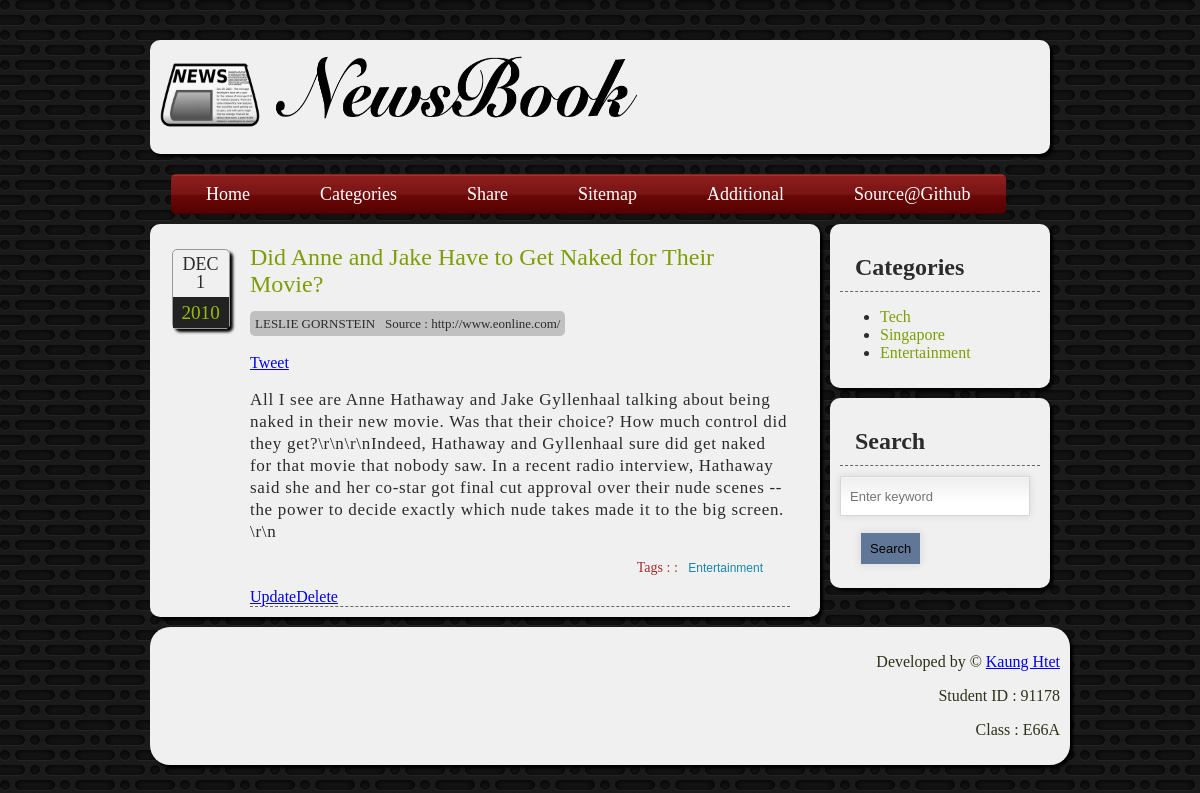
The app's page /detail.php?id=7 with its own data.
### tables this page shows
CREATE TABLE `article` (
  `id` int(11) unsigned NOT NULL AUTO_INCREMENT,
  `headline` varchar(255) DEFAULT NULL,
  `category` varchar(255) DEFAULT NULL,
  `writer` varchar(255) DEFAULT NULL,
  `source` varchar(255) DEFAULT NULL,
  `story` text,
  `date_submitted` varchar(255) DEFAULT NULL,
  PRIMARY KEY (`id`)
);

### redbean/rb127.php (called while the page is built, shortened)
<?php
class RedBean_Driver_PDO implements RedBean_Driver {
	private $dsn;
	private $pdo;
	private $connectInfo = array();
	private $isConnected = false;
	public function __construct($dsn, $user, $pass) {
		$this->dsn = $dsn;
		$this->connectInfo = array( "pass"=>$pass, "user"=>$user );
	}
	public function connect() {
		if ($this->isConnected) return;
		$user = $this->connectInfo["user"];
		$pass = $this->connectInfo["pass"];
		$this->pdo = new PDO(
				  $this->dsn,
				  $user,
				  $pass,
				  array(1002 => 'SET NAMES utf8',
							 PDO::ATTR_ERRMODE => PDO::ERRMODE_EXCEPTION,
							 PDO::ATTR_DEFAULT_FETCH_MODE => PDO::FETCH_ASSOC,
				  )
		);
		$this->isConnected = true;
	}
	public function GetAll( $sql, $aValues=array() ) {
		try {
			if (strpos("pgsql",$this->dsn)===0) {
				$s = $this->pdo->prepare($sql, array(PDO::PGSQL_ATTR_DISABLE_NATIVE_PREPARED_STATEMENT => true));
			}
			else {
				$s = $this->pdo->prepare($sql);
			}
			$s->execute($aValues);
			$this->rs = $s->fetchAll();
			$rows = $this->rs;
		}catch(PDOException $e) {
			if (version_compare(PHP_VERSION, '5.3.0', '<')) {
				$x = new RedBean_Exception_SQL( $e->getMessage(), 0);
			}
			else {
				$x = new RedBean_Exception_SQL( $e->getMessage(), 0, $e );
			}
			$x->setSQLState( $e->getCode() );
			throw $x;
		}
		return $rows;
	}
	public function getDatabaseType() {
		return $this->pdo->getAttribute(PDO::ATTR_DRIVER_NAME);
	}
	public function getDatabaseVersion() {
		return $this->pdo->getAttribute(PDO::ATTR_CLIENT_VERSION);
	}
}
class RedBean_OODBBean implements IteratorAggregate {
	private $properties = array();
	private $__info = NULL;
	public function getIterator() {
		return new ArrayIterator($this->properties);
	}
	public function __isset( $property ) {
		return (isset($this->properties[$property]));
	}
	public function __set( $property, $value ) {
		$this->properties[$property] = $value;
	}
	public function getMeta( $path, $default = NULL) {
		$ref = $this->__info;
		$parts = explode(".", $path);
		foreach($parts as $part) {
			if (isset($ref[$part])) {
				$ref = $ref[$part];
			}
			else {
				return $default;
			}
		}
		return $ref;
	}
	public function setMeta( $path, $value ) {
		$ref = &$this->__info;
		$parts = explode(".", $path);
		$lastpart = array_pop( $parts );
	}
}
class RedBean_Adapter_DBAdapter extends RedBean_Observable implements RedBean_Adapter {
	private $db = null;
	public function __construct($database) {
		$this->db = $database;
	}
	public function get( $sql, $aValues = array() ) {
		return $this->db->GetAll( $sql,$aValues );
	}
	public function getDatabase() {
		return $this->db;
	}
}
class RedBean_QueryWriter_MySQL implements RedBean_QueryWriter {
	protected $idfield = "id";
	public function getIDField( $type ) {
		return  $this->idfield;
	}
}
class RedBean_OODB extends RedBean_Observable implements RedBean_ObjectDatabase {
	private $stash = NULL;
	private $writer;
	private $isFrozen = false;
	public function __construct( RedBean_QueryWriter $writer ) {
		$this->writer = $writer;
	}
	public function isFrozen() {
		return (bool) $this->isFrozen;
	}
	public function dispense($type ) {
		$bean = new RedBean_OODBBean();
		$bean->setMeta("type", $type );
		$idfield = $this->writer->getIDField($bean->getMeta("type"));
		$bean->setMeta("sys.idfield",$idfield);
		$bean->$idfield = 0;
		$bean->setMeta("tainted",false);
		return $bean;
	}
	public function check( RedBean_OODBBean $bean ) {
		$pattern = '/[^abcdefghijklmnopqrstuvwxyzABCDEFGHIJKLMNOPQRSTUVWXYZ0123456789_]/';
	}
	public function load($type, $id) {
		$id = intval( $id );
		$bean = $this->dispense( $type );
		if ($this->stash && isset($this->stash[$id])) {
			$row = $this->stash[$id];
		}
		foreach($row as $p=>$v) {
			$bean->$p = $v;
		}
		$bean->setMeta("tainted",false);
		return $bean;
	}
	public function convertToBeans($type, $rows) {
		$collection = array();
		$this->stash = array();
		foreach($rows as $row) {
			$id = $row[$this->writer->getIDField($type)];
			$this->stash[$id] = $row;
			$collection[ $id ] = $this->load( $type, $id );
		}
		$this->stash = NULL;
		return $collection;
	}
}
class RedBean_ToolBox {
	private $oodb;
	private $writer;
	private $adapter;
	public function __construct( RedBean_OODB $oodb, RedBean_Adapter $adapter, RedBean_QueryWriter $writer ) {
		$this->oodb = $oodb;
		$this->adapter = $adapter;
		$this->writer = $writer;
		return $this;
	}
	public function getWriter() {
		return $this->writer;
	}
	public function getRedBean() {
		return $this->oodb;
	}
	public function getDatabaseAdapter() {
		return $this->adapter;
	}
}
class RedBean_CompatManager {
	protected $supportedSystems = array();
	public function scanToolBox( RedBean_ToolBox $toolbox ) {
		$brand = strtolower(trim($toolbox->getDatabaseAdapter()->getDatabase()->getDatabaseType()));
		$version = $toolbox->getDatabaseAdapter()->getDatabase()->getDatabaseVersion();
		if (!is_numeric($version)) {
			$version = 999;
		}
		if (isset($this->supportedSystems[$brand])
				  && ((float)$this->supportedSystems[$brand] <= (float) $version)
		) {
			return true;
		}
	}
	public static function scanDirect( RedBean_ToolBox $toolbox, $list = array() ) {
		$compat = new RedBean_CompatManager();
		$compat->supportedSystems = $list;
		return $compat->scanToolBox($toolbox);
	}
}
class RedBean_Setup {
	private static $toolbox = NULL;
	public static function kickstart( $dsn, $username, $password, $frozen=false ) {
		$pdo = new RedBean_Driver_PDO( $dsn,$username,$password );
		$adapter = new RedBean_Adapter_DBAdapter( $pdo );
		if (strpos($dsn,"pgsql")===0) {
			$writer = new RedBean_QueryWriter_PostgreSQL( $adapter, $frozen );
		}
		else if (strpos($dsn,"sqlite")===0) {
			$writer = new RedBean_QueryWriter_SQLiteT( $adapter, $frozen );
		}
		else {
			$writer = new RedBean_QueryWriter_MySQL( $adapter, $frozen );
		}
		$redbean = new RedBean_OODB( $writer );
		$toolbox = new RedBean_ToolBox( $redbean, $adapter, $writer );
		self::$toolbox = $toolbox;
		return self::$toolbox;
	}
	public static function getToolBox() {
		return self::$toolbox;
	}
}
class RedBean_Plugin_Finder implements RedBean_Plugin {
	public static function where( $type, $SQL = " 1 ", $values=array(),
			  $tools = false, $ignoreGSQLWarn = false ) {
		$type = preg_replace("/\W/","", $type);
		if (!$tools) $tools = RedBean_Setup::getToolBox();
		$redbean = $tools->getRedBean();
		$adapter = $tools->getDatabaseAdapter();
		$writer = $tools->getWriter();
		if (!$redbean->isFrozen()) {
			$SQL = self::parseGoldSQL($SQL, $type, $tools);
		}
		else {
			if (!$ignoreGSQLWarn && strpos($SQL,"@")!==false) {
				throw new RedBean_Exception_SQL("Gold SQL is
					only allowed in FLUID mode,
					to ignore use extra argument TRUE for Finder::Where");
			}
		}
		try {
			$SQL = "SELECT * FROM $type WHERE ".$SQL;
			$rows = $adapter->get($SQL, $values);
		}
		catch(RedBean_Exception_SQL $e) {
			if ($writer->sqlStateIn($e->getSQLState(),array(
			RedBean_QueryWriter::C_SQLSTATE_NO_SUCH_COLUMN,
			RedBean_QueryWriter::C_SQLSTATE_NO_SUCH_TABLE
			))) {
				return array();
			}
			else {
				throw $e;
			}
		}
		return $redbean->convertToBeans($type, $rows);
	}
	public static function parseGoldSQL( $SQL, $currentTable,  RedBean_ToolBox $toolbox ) {
		$pattern = "/@[\w\.]+/";
		return $SQL;
	}
}
class R {
	public static function find( $type, $sql="1", $values=array() ) {
		return Finder::where( $type, $sql, $values );
	}
	public static function findOne( $type, $sql="1", $values=array()) {
		$items = R::find($type,$sql,$values);
		return reset($items);
	}
}

### detail.php (the view, shortened to what this page needs)
<?php
require("redbean/rb127.php");
include("includes/header.php");
	$newsid = $_GET["id"];
	$article = R::findOne("article", "id=".$newsid);
?>
<div class="post">
	<div class="entryDate">
		<span class="postMonth"><?php echo getMonth($article->date_submitted); ?></span>
		<span class="postDay"><?php echo getDay($article->date_submitted); ?></span>
		<span class="postYear"><?php echo getYear($article->date_submitted); ?></span>
	</div>
	<h3 class="headline"><a href="detail.php?id=<?php echo $article->id; ?>"><?php echo $article->headline;?></a></h3>
	<p><span class="writerNsource"><span class="writer"><?php echo $article->writer; ?></span>&nbsp;&nbsp;&nbsp;<span class="source"><?php echo "Source : ".$article->source; ?></p>
	<a href="http://twitter.com/share" class="twitter-share-button"   data-url="http://www.newsbook.com/home.php" data-text="<?php echo $article->headline; ?>" data-count="horizontal" data-via="emoosx">Tweet</a><script type="text/javascript" src="http://platform.twitter.com/widgets.js"></script>
	<iframe src="http://www.facebook.com/plugins/like.php?href=http%3A%2F%2Fexample.com%2Fpage%2Fto%2Flike&amp;layout=standard&amp;show_faces=true&amp;width=400&amp;action=like&amp;font=verdana&amp;colorscheme=light&amp;height=80" scrolling="no" frameborder="0" style="border:none; overflow:hidden; width:450px; height:20px; margin=0px; padding:0px" allowTransparency="true"></iframe>
	<p class="story"><?php echo $article->story; ?></p>
	<p class="category"><span class="tag">Tags : :&nbsp;&nbsp;&nbsp;</span><?php echo $article->category; ?></p>
	<a href="handleUpdate.php?updateID=<?php echo $article->id; ?>">Update</a><a href="handleDelete.php?deleteID=<?php echo $article->id; ?>">Delete</a>
	</div>
<?php include("includes/footer.php"); ?>

### css/style.css (style rules this page uses)
h3, h4 { padding: 0; margin: 0; }
body { color: #2b2b2b; background: url("../images/bg.jpg") repeat; width: 900px; margin: 40px auto; font-family: Georgia, Cambria, serif; }
.headline { padding-top: 10px; }
.headline a { text-decoration: none; color: #7e9d07; margin-bottom:10px; font:24px Georgia, tahoma, serif; }
.story { letter-spacing: 0.7px; font: 17px/22px "Gentium Basic", Georgia, serif; }
.category { margin-right:10px; padding-right:17px; margin-top:0; font-size: 12px; font-family: arial; color: #1886ad; text-align: right; }
.tag { font: normal 14px "Gentium Basic"; color: brown; }
.post { position: relative; margin-left: 90px; margin-right: 20px; border-bottom: 1px dashed #666; }
.writerNsource { font: normal 13px georgia; background: #c0c0c0; padding: 5px; width: 270px; border-radius: 5px; }
.entryDate { border: 1px solid #999; box-shadow: 3px 3px 3px #000; -moz-box-shadow: 3px 3px 3px #000; -webkit-box-shadow: 3px 3px 3px #000; border-radius: 5px; font-family: Georgia, "Times New Roman", serif; left: -4.9em; line-height: 1; position: absolute; top: 15px; width: 3.5em; }
.entryDate span { display: block; text-align: center; }
.postMonth { text-transform: uppercase; font-size: 18px; padding-top: 0.3em; }
.postDay { font-size: 18px; }
.postYear { background-color: #222; color: #98bd09; font-size: 1.2em; padding: 0.3em 0; margin-top: 0.3em; }

### records on screen
article: date_submitted "DEC", date_submitted "1", date_submitted "2010", headline "Did Anne and Jake Have to Get Naked for Their Movie?", writer "LESLIE GORNSTEIN", source "http://www.eonline.com/", story "All I see are Anne Hathaway and Jake Gyllenhaal talking about being naked in their new movie. Was that their choice? How much control did they get?\\r\\n\\r\\nIndeed, Hathaway and Gyllenhaal sure did get naked for that movie that nobody saw. In a recent radio interview, Hathaway said she and her co-star got final cut approval over their nude scenes -- the power to decide exactly which nude takes made it to the big screen. \\r\\n", category "Entertainment"

### other values on screen
$result["category"] "Tech"
$result["category"] "Singapore"
$result["category"] "Entertainment"
